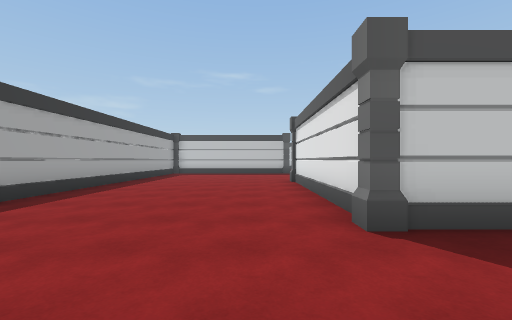
[1] (above)

23 first-person views from a walk through a Unity game level. The camera is 1.4 m above the floor, looks level and sees 90° across. The floor is counted in squares, 2 m on a side. Each view is taken from the middle of a square. On the plan, view 1 faces up. The plan holds only what a view shows up to about 9 squares ahead; the rest is blank. The place goes on beyond the plan. The player is left out.

[2]
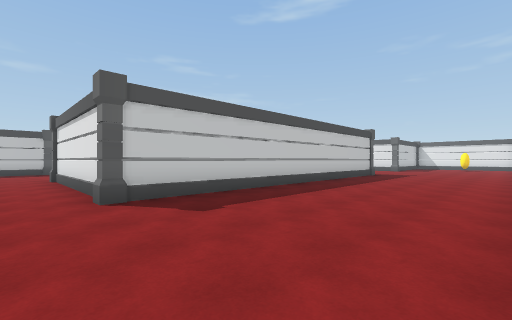

[3]
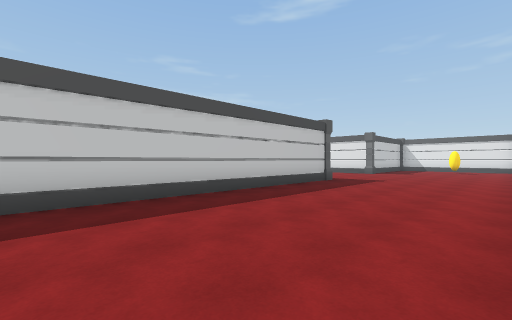

[4]
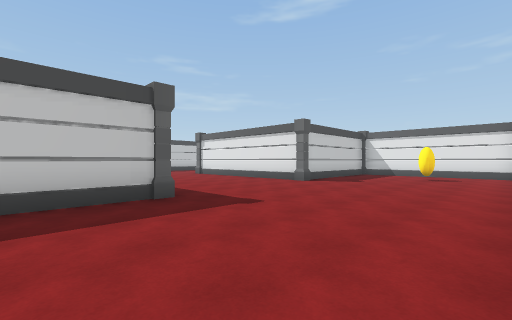

[5]
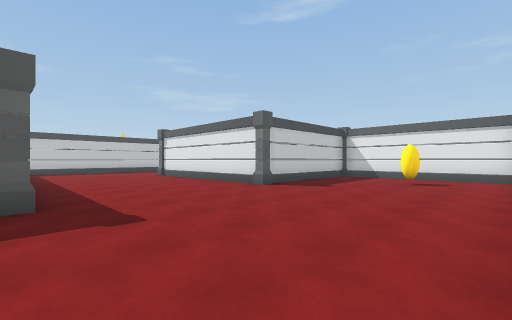

[6]
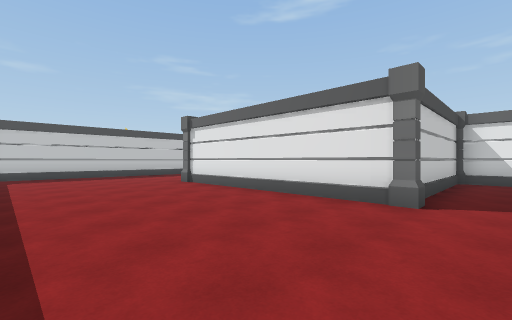

[7]
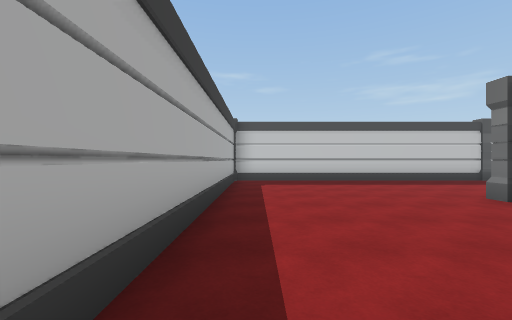

[8]
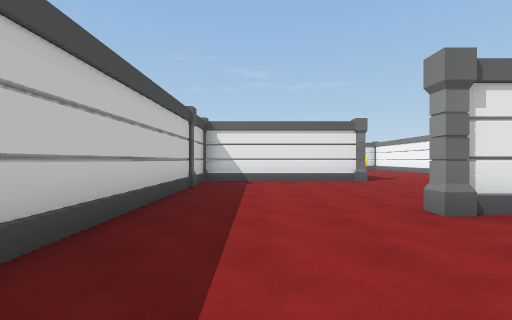

[9]
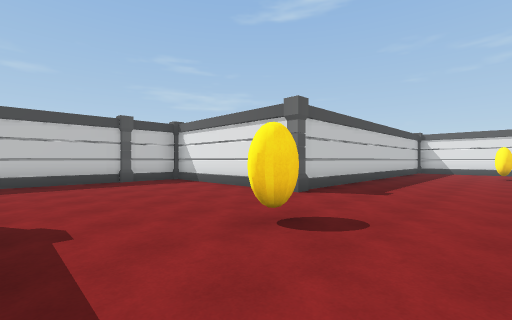

[10]
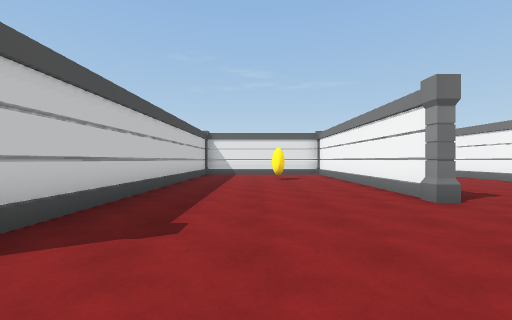

[11]
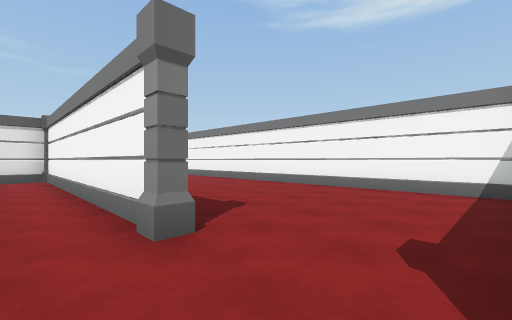

[12]
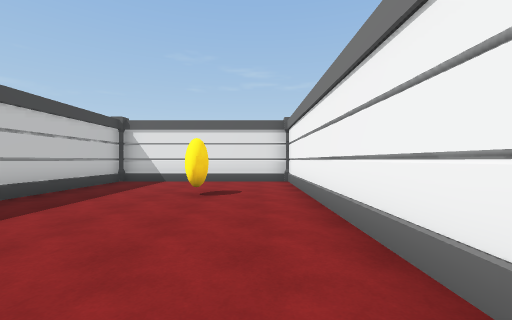

[13]
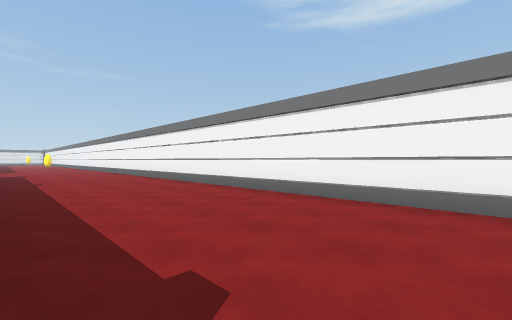

[14]
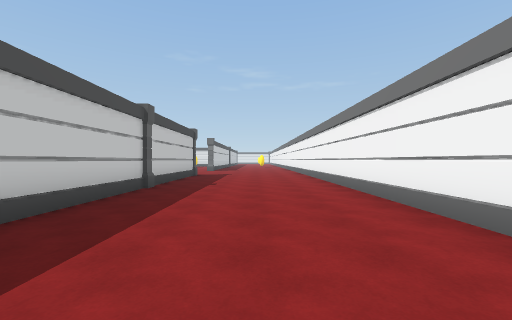

[15]
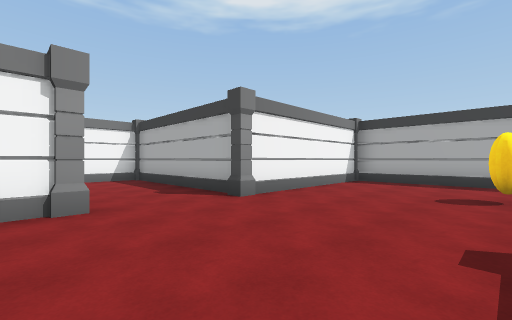

[16]
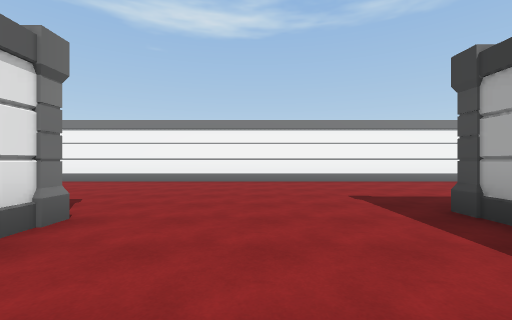

[17]
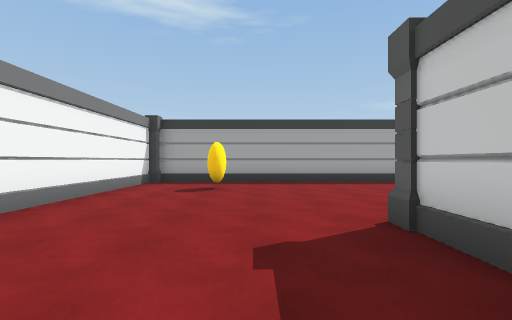

[18]
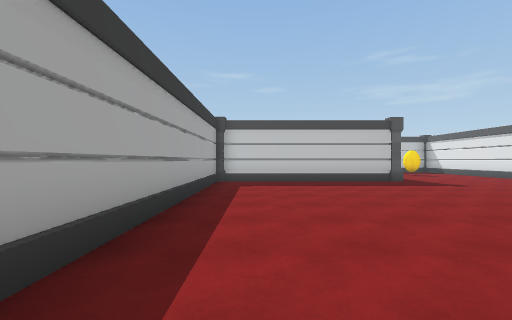

[19]
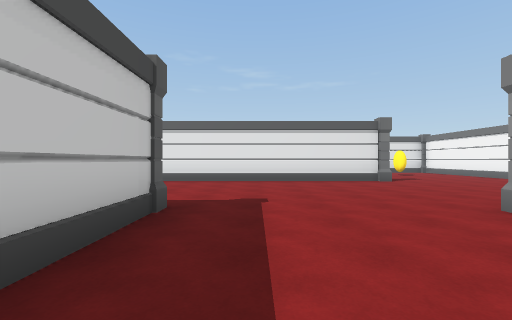

[20]
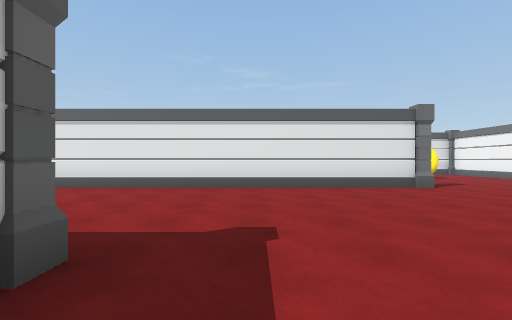

[21]
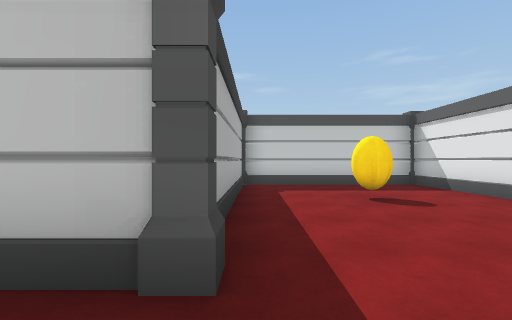

[22]
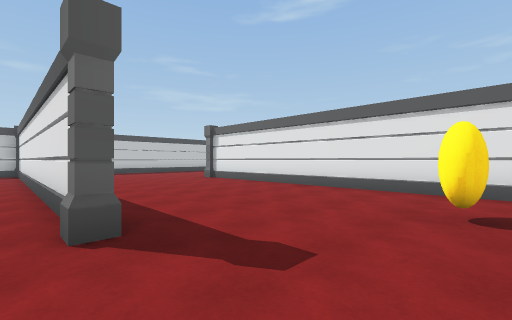

[23]
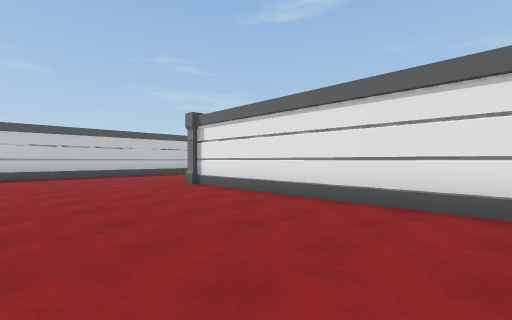

### Floor plan
Points are (right, up) in squares from view 1. A wall is a line through its corners. A room is listed if a view was taken in it or the views show most of it. See-through windows are left out.
Room 1 (views 1, 2, 3, 4, 5, 6, 7, 8, 9, 10, 11, 12, 15, 16, 17, 18, 19, 20, 21, 22, 23)
walls: (12.2, 5) (12.2, 13.4); (11.5, 2.6) (1.4, 2.6); (6.6, 8.5) (6.6, 19.4) (1.6, 19.4); (12.3, 13.1) (12.3, 5.6); (17.4, 6.8) (17.4, 3.3) (22.4, 3.3); (17.3, 3.4) (17.3, 8.4); (8.4, -2.4) (23.1, -2.4); (1.3, 3.4) (1.3, 7.5); (1.5, 13.4) (-3.5, 13.4); (22.6, 8.6) (22.6, 13.5); (22.4, 3.1) (17.8, 3.1); (22.5, 2) (22.5, 2.5); (22.4, 13.8) (12.5, 13.8); (22.5, -2) (22.5, 0.2); (25.5, 2.9) (33.4, 2.9); (1.6, 19) (1.6, 14.5); (-4.3, 12.4) (-4.3, -1.5); (-3.2, -2.4) (0.8, -2.4); (33.4, 3.5) (33.4, 8.4) (23.1, 8.4)
ways out: opening at (24.5, 2.5) to room 2
objects: pillar (-4, -2); pillar (-4, 13); pillar (1, 3); pillar (1, 8); pillar (2, 13) to (2, 14); pillar (7, 8); pillar (12, 3); pillar (12, 14); pillar (17, 3); pillar (17, 9); pillar (21, 14); pillar (22, -2); pillar (23, 3); pillar (23, 8)
Room 2 (views 13, 14)
walls: (36, 2.8) (29.8, 2.8); (23.1, -2.4) (36, -2.4); (22.6, 2.9) (22.6, -2.2)
ways out: opening at (24.5, 2.5) to room 1
objects: pillar (25, 3); pillar (34, 3)

Positions as (right, up) in squares from view 1, and headings:
1: (0, 0), facing up
2: (0, -2), facing up-right
3: (4, -2), facing up-right
4: (10, -2), facing up-right
5: (12, -2), facing up-right
6: (13, 2), facing up-right
7: (13, 5), facing up
8: (14, 12), facing right
9: (18, 5), facing up-right
10: (21, 6), facing right
11: (23, 4), facing down-right
12: (25, 4), facing right
13: (25, 2), facing down-right
14: (27, 0), facing right
15: (26, 7), facing down-left
16: (15, 6), facing down
17: (4, 1), facing left
18: (-3, 5), facing up
19: (-2, 12), facing right
20: (0, 12), facing right
21: (2, 12), facing up
22: (6, 5), facing up-right
23: (8, 7), facing up-right
